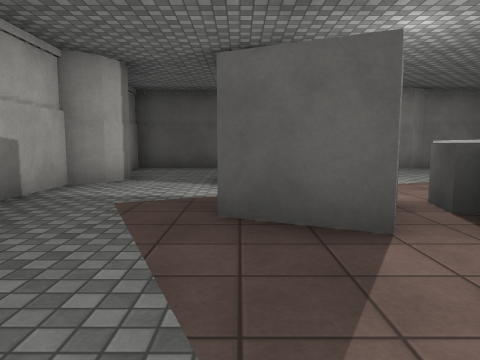
[1] (above)

17 first-person views from a walk through a 3-D level made in the Unity game engine. The camera is 1.2 m above the floor, tilts 6° down and sees 70° across. Doors are open. The floor is counted in squares, 2 m on a side. Each view is taken from the middle of a square. On the plan, view 1 faces up. The plan holds only what a view shows up to about 10 squares ahead; the rest is blank. The player is left out. Surface patterns are stand-ins for the level's own textures.

[2]
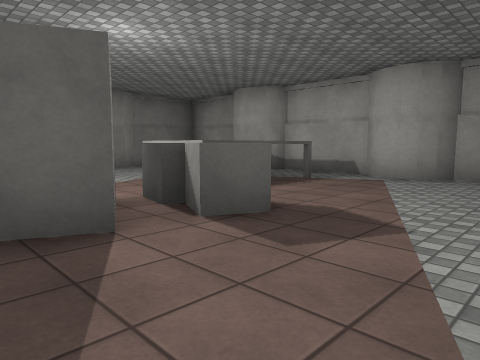

[3]
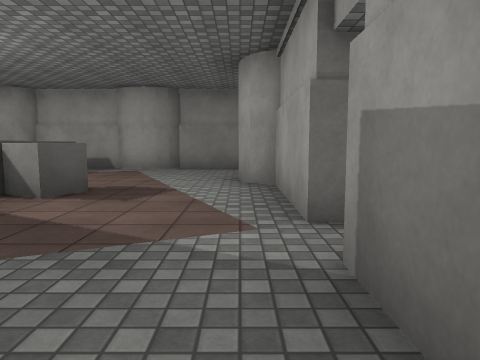

[4]
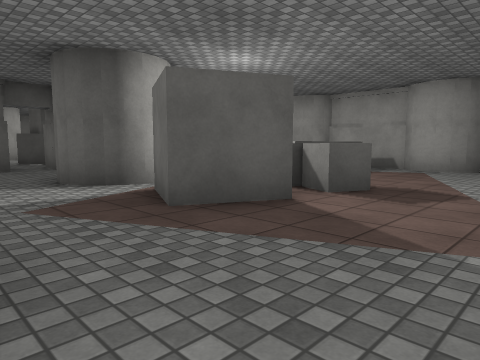

[5]
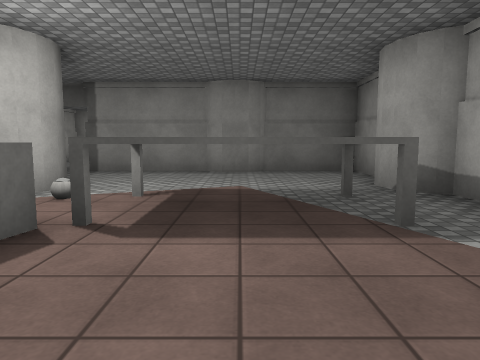

[6]
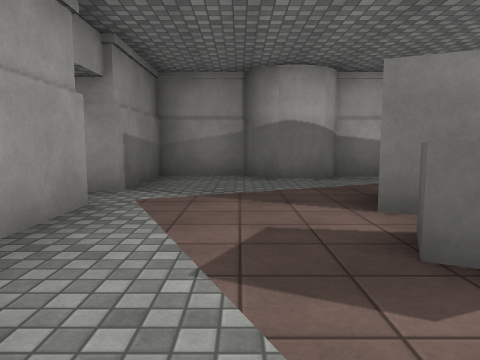

[7]
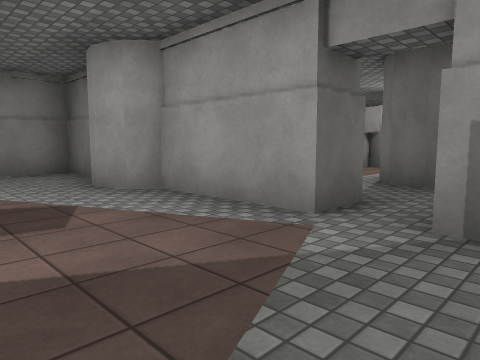

[8]
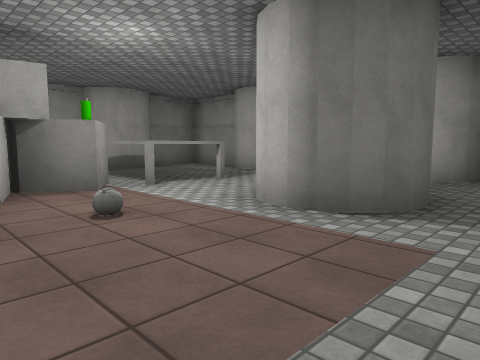

[9]
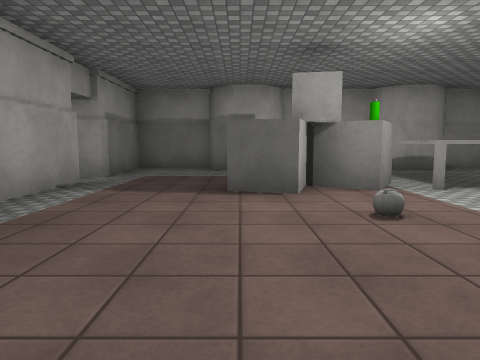

[10]
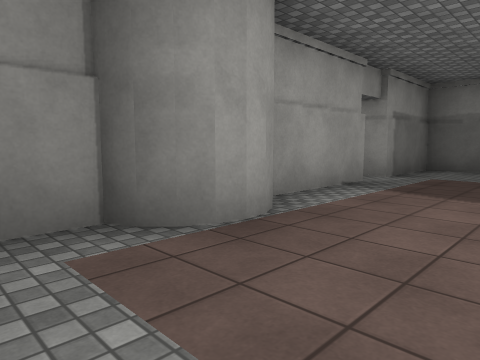

[11]
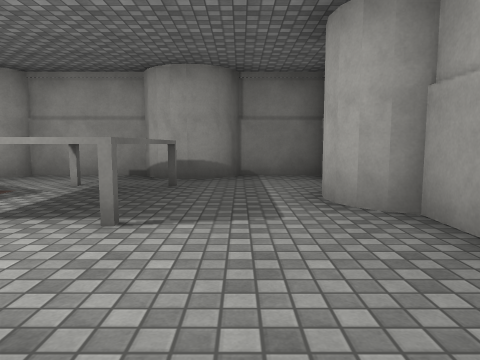

[12]
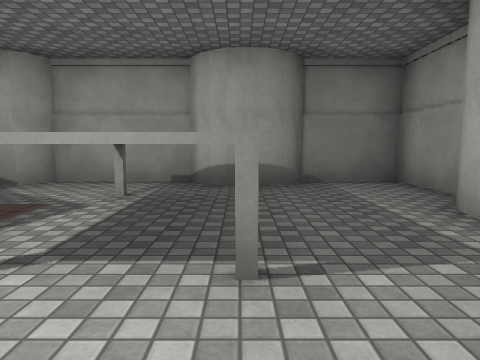

[13]
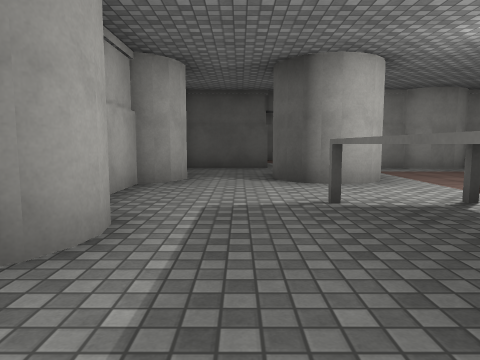

[14]
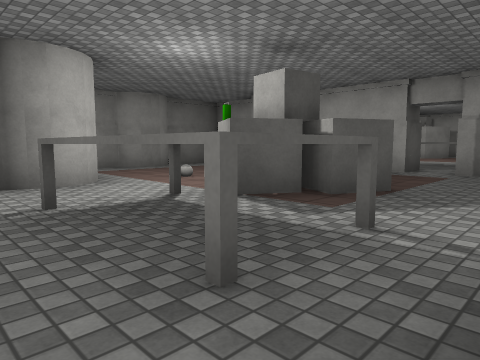

[15]
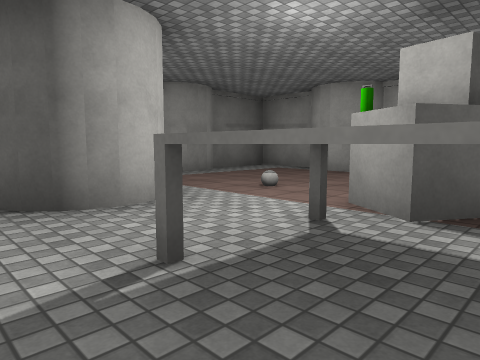

[16]
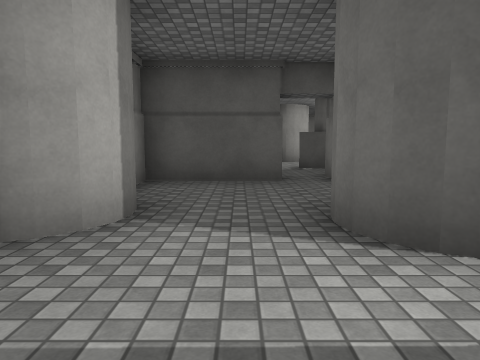

[17]
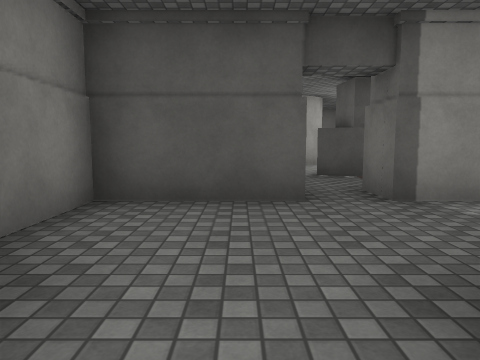

### Floor plan
Points are (right, up) in squares from view 1. A wall is a line through its corners. A room is listed if a view was taken in it or the views show most of it. See-through windows are left out.
Room 1 (views 1, 2, 3, 4, 5, 6, 7, 16, 17)
walls: (1.5, 6) (1.6, 5.5) (1.4, 5); (-0.2, 5.2) (-0.3, 5.7); (-2, 5.4) (-2.5, 4.9); (6, 5.6) (6, 5.8); (-2.2, 5.2) (-2.5, 5) (-2.5, 2.8); (3.2, -0.2) (3.7, 0); (6.2, 5.2) (6, 5.7) (6, 6.2); (-1.9, 2) (-2, 1.5); (6.5, 2.9) (6.5, 5.1); (0.6, -0.5) (3.1, -0.5); (3.4, 8.6) (1.5, 8.6); (6.5, 6.8) (6.5, 8.6) (4.5, 8.6); (-2.5, 1.1) (-2.5, -0.5) (-0.3, -0.5); (5.4, -0.5) (6.5, -0.5) (6.5, 1.5) (6.2, 1.8)
ways out: open door at (0, -1) to room 3; opening at (-1, 7) to room 4; opening at (0.5, 7.5) to room 4
objects: other object (0, 3) to (1, 4); other object (2, 2); other object (2, 3); other object (3, 4) to (5, 5)
Room 2 (views 8, 9, 10, 12, 13, 14, 15)
walls: (0.9, -4.8) (0.4, -4.9); (1.1, -4.6) (0.5, -5) (0, -4.7) (-0.3, -4.4); (-2, -7.3) (-1.9, -7.9) (-2.2, -8.4); (-2, -4.6) (-2.5, -4.9); (-2, -4.4) (-2.5, -5) (-2.5, -7); (-0.2, -9.9) (0.3, -9.9); (0.8, -10.5) (3, -10.5); (6.5, -7.4) (6.5, -5); (6, -3.5) (6.3, -3.1); (3.1, -1.4) (2.5, -1.4); (4.5, -1.6) (4, -1.8) (3.6, -1.8) (3.2, -1.6); (4.6, -10.5) (6.5, -10.5) (6.5, -8.3); (-2.5, -8.8) (-2.5, -10.5) (-0.9, -10.5); (6.5, -3.1) (6.5, -1.4) (4.5, -1.4)
ways out: opening at (-1, -4) to room 3; opening at (0.5, -2.5) to room 3; open door at (7, -8)
objects: other object (0, -9) to (1, -7); other object (2, -7) to (3, -7); other object (3, -8); other object (4, -7) to (4, -6)
Room 3 (view 11)
walls: (0.1, -3.1) (0.5, -3) (0.8, -3.1); (-1.9, -3.9) (-2, -4.4); (0.7, -3) (1, -3.2); (-0.2, -1.4) (-2.4, -1.4); (0.8, -3) (1.3, -3.5)
ways out: open door at (0, -1) to room 1; opening at (-1, -4) to room 2; opening at (0.5, -2.5) to room 2
Room 4 (no view inside)
walls: (-0.2, 8.6) (-2.5, 8.6) (-2.5, 7.1); (1.5, 8.6) (0.6, 8.6)
ways out: opening at (-1, 7) to room 1; opening at (0.5, 7.5) to room 1; open door at (0, 9)

Positions as (right, up) in squares from view 1, and headings:
1: (0, 0), facing up
2: (0, 0), facing up-right
3: (-2, 0), facing right
4: (-2, 0), facing up-right
5: (4, 1), facing up
6: (4, 1), facing left
7: (-1, 2), facing down-right
8: (4, -2), facing down-left
9: (4, -2), facing down
10: (4, -2), facing down-right
11: (-1, -4), facing down
12: (0, -5), facing down
13: (-1, -10), facing up
14: (-1, -10), facing up-right
15: (-1, -8), facing up-right
16: (-1, 3), facing up
17: (-1, 5), facing up
